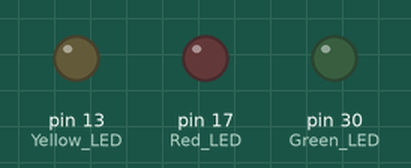
This sketch was run on a simulated Arduino Mega 2560, built with avr-gcc and run on an emulated ATmega2560. On the bench: output pins drawn as LEDs (lit = HIGH).

Above: at 0.12 s.
At 4.75 s:
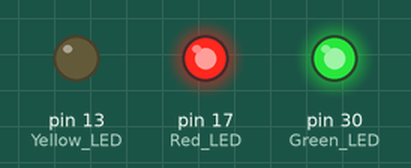
At 9.4 s:
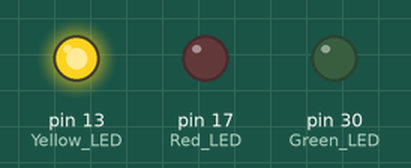
At 14.65 s:
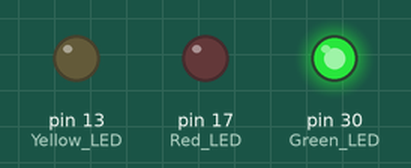
At 23.38 s:
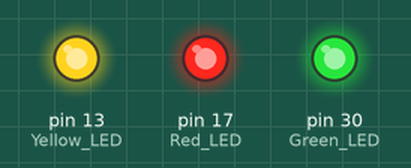
At 39.43 s:
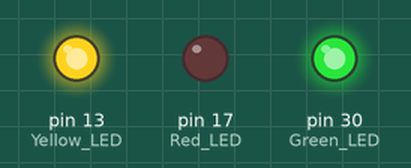
Timing chart, 0 to 40.0 s (numbered marks = the images above):
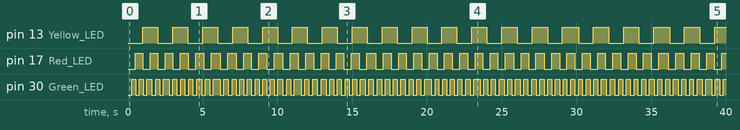

The sketch:

multi_tasking.ino
```cpp
unsigned long last_timestamp_p13;   // We will store a timestamp in this.
unsigned long last_timestamp_p17;   // We will store a timestamp in this.
unsigned long last_timestamp_p30;   // We will store a timestamp in this.

// Remember: Setup only runs once when the arduino is powered up.
void setup() {

  pinMode(17, OUTPUT );        // Red LED (RX)
  pinMode(13, OUTPUT );        // Yellow LED
  pinMode(30, OUTPUT );        // Green LED (TX)

  last_timestamp_p13 = millis();    // We set an intial timestamp value.
  last_timestamp_p17 = millis();    // We set an intial timestamp value.
  last_timestamp_p30 = millis();    // We set an intial timestamp value.
}


// Remember: loop is called again and again.
void loop() {

  // Get how much time has passed right now.
  unsigned long time_now = millis();

  // Work out how many milliseconds have gone passed by subtracting
  // our two timestamps.  time_now will always be bigger than the
  // time_of_read (except when millis() overflows after 50 days).
  unsigned long elapsed_time_1 = time_now - last_timestamp_p13;
  unsigned long elapsed_time_2 = time_now - last_timestamp_p17;
  unsigned long elapsed_time_3 = time_now - last_timestamp_p30;

  // See if 1000 milliseconds have elapsed
  if ( elapsed_time_1 >= 1000 && elapsed_time_1 < 2000) {
    digitalWrite(13, HIGH);
  } else if ( elapsed_time_1 > 0 && elapsed_time_1 < 1000 ) {
    digitalWrite(13, LOW);
  } else {
    // Since 1000ms elapsed, we overwrite our last_timestamp with
    // the new current time so that another 1000ms is needed to pass.
    last_timestamp_p13 = millis();
  }

  if ( elapsed_time_2 >= 500 && elapsed_time_2 < 1000) {
    digitalWrite(17, HIGH);
  } else if ( elapsed_time_2 > 0 && elapsed_time_2 < 500 ) {
    digitalWrite(17, LOW);
  } else {
    last_timestamp_p17 = millis();
  }

  if ( elapsed_time_3 >= 250 && elapsed_time_3 < 500) {
    digitalWrite(30, HIGH);
  } else if ( elapsed_time_3 > 0 && elapsed_time_3 < 250 ) {
    digitalWrite(30, LOW);
  } else {
    last_timestamp_p30 = millis();
  }
}
```

Measured:
- by itself, pin 13 (Yellow_LED): alternates HIGH for 1.0 s and LOW for 1.0 s
- by itself, pin 17 (Red_LED): goes 5 × (HIGH 0.50 s, LOW 0.50 s), HIGH 0.61 s, 32 × (LOW 0.50 s, HIGH 0.57 s), LOW 0.50 s, then HIGH
- by itself, pin 30 (Green_LED): moves between LOW and HIGH, repeating every 15.6 s
